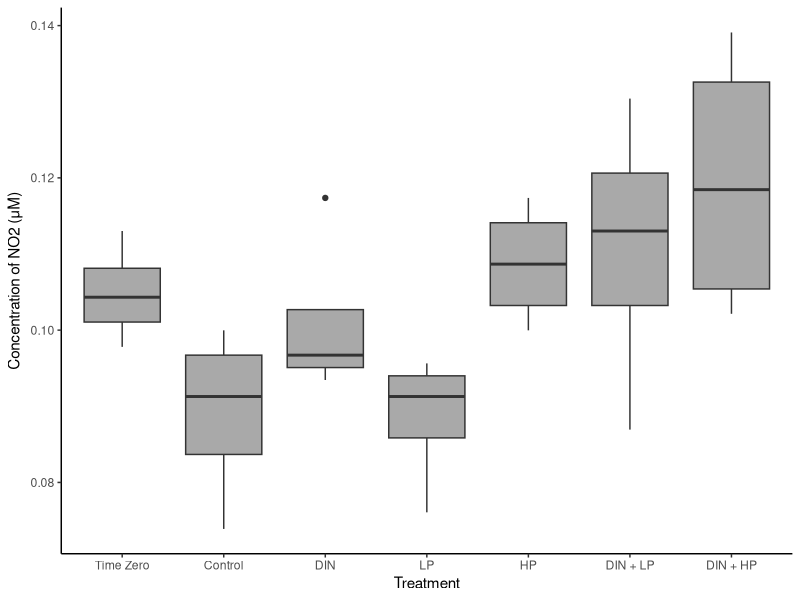
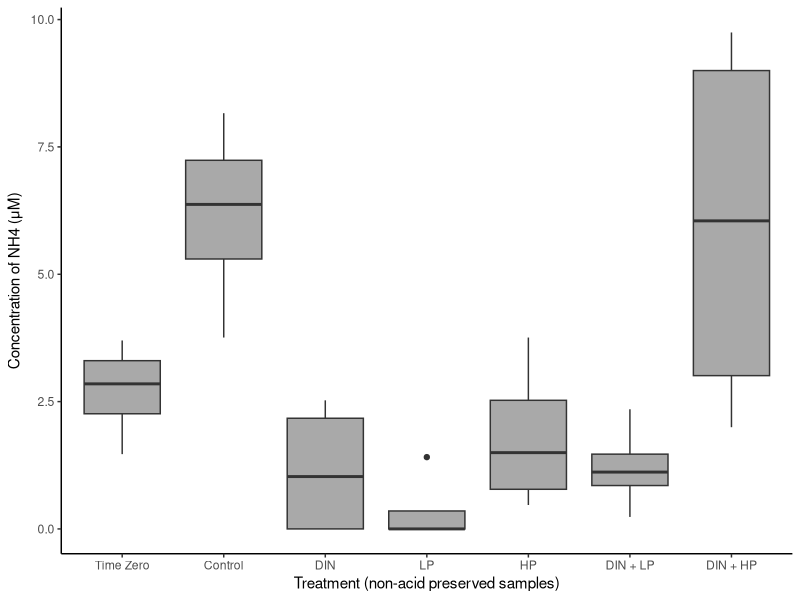
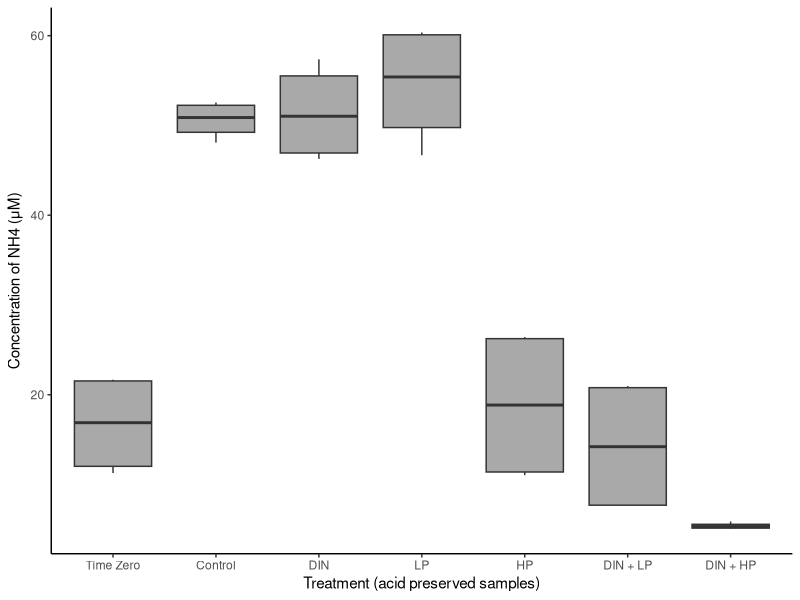

R code for these plots, in order:
#2023-10-04
#practice with bioassay 2=4 nutrients

library(tidyverse)
library(dplyr)
library(lubridate)
library(readxl)
library(ggplot2)
library(car)
library(rstatix)

install.packages("ggpubr")
library(ggpubr)

#import data - normal

bioassay_4_nut_normal = read_excel("data/bioassay_4_nutrients.xlsx", sheet = "Normal")

summary(bioassay_4_nut_normal)
glimpse(bioassay_4_nut_normal)

#import data - acid preserved

bioassay_4_nut_ap = read_excel("data/bioassay_4_nutrients.xlsx", sheet = "Acid_Preserved")

summary(bioassay_4_nut_ap)
glimpse(bioassay_4_nut_ap)

#find average per treatment - normal

bioassay_4_nut_normal_avg = bioassay_4_nut_normal %>%
  group_by(Sample_ID) %>%
  summarise(mean_NO3 = mean(NO3), mean_NO2 = mean(NO2), mean_NH3 = mean(NH3), mean_PO4 = mean(PO4)) 

bioassay_4_nut_normal_avg

#find average per treatment - acid preserved

bioassay_4_nut_ap_avg = bioassay_4_nut_ap %>%
  group_by(Sample_ID) %>%
  summarise(mean_NO3 = mean(NO3), mean_NO2 = mean(NO2), mean_NH3 = mean(NH3), mean_PO4 = mean(PO4)) 

bioassay_4_nut_ap_avg

#bar graph:

bioassay_4_NO2 = ggplot() +
  geom_boxplot(aes(x = fct_relevel(Sample_ID, "T0", "Control", "DIN", "LP", "HP", "DIN_LP", "DIN_HP"), 
                   y = NO2),
               fill = "darkgrey",
               data = bioassay_4_nut_normal) +
  xlab("Treatment") +
  ylab(expression(paste("Concentration of NO2 (\u03BCM)"))) +
  scale_x_discrete(labels= c("T0" = "Time Zero", "Control" = "Control", "DIN" = "DIN", "LP" = "LP", "HP" = "HP", "DIN_LP" = "DIN + LP", "DIN_HP" = "DIN + HP")) +
  theme_classic() 
ggsave(bioassay_4_NO2, filename = "figures/bioassay_4_NO2.png",
       device = "png", height = 7, width = 11)

bioassay_4_NH4_normal = ggplot() +
  geom_boxplot(aes(x = fct_relevel(Sample_ID, "T0", "Control", "DIN", "LP", "HP", "DIN_LP", "DIN_HP"), 
                   y = NH3),
               fill = "darkgrey",
               data = bioassay_4_nut_normal) +
  xlab("Treatment (non-acid preserved samples)") +
  ylab(expression(paste("Concentration of NH4 (\u03BCM)"))) +
  scale_x_discrete(labels= c("T0" = "Time Zero", "Control" = "Control", "DIN" = "DIN", "LP" = "LP", "HP" = "HP", "DIN_LP" = "DIN + LP", "DIN_HP" = "DIN + HP")) +
  theme_classic() 
ggsave(bioassay_4_NH4_normal, filename = "figures/bioassay_4_NH4_normal.png",
       device = "png", height = 7, width = 11)

bioassay_4_NH4_ap = ggplot() +
  geom_boxplot(aes(x = fct_relevel(Sample_ID, "T0", "Control", "DIN", "LP", "HP", "DIN_LP", "DIN_HP"), 
                   y = NH3),
               fill = "darkgrey",
               data = bioassay_4_nut_ap) +
  xlab("Treatment (acid preserved samples)") +
  ylab(expression(paste("Concentration of NH4 (\u03BCM)"))) +
  scale_x_discrete(labels= c("T0" = "Time Zero", "Control" = "Control", "DIN" = "DIN", "LP" = "LP", "HP" = "HP", "DIN_LP" = "DIN + LP", "DIN_HP" = "DIN + HP")) +
  theme_classic() 
ggsave(bioassay_4_NH4_ap, filename = "figures/bioassay_4_NH4_ap.png",
       device = "png", height = 7, width = 11)






